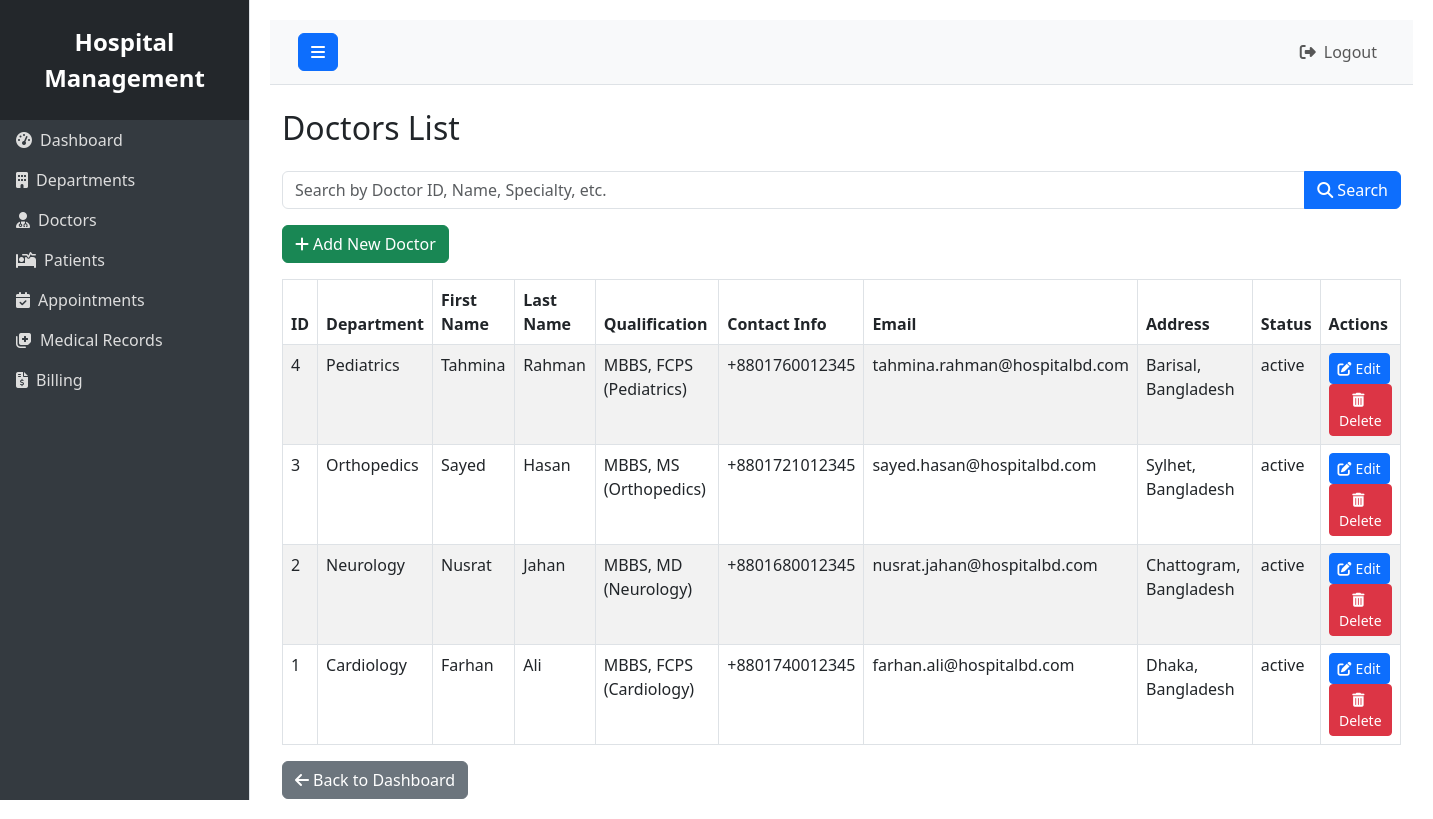
Page /doctors/view_doctors.php (signed in) on the committed database.
### tables this page shows
CREATE TABLE `Doctors` (
  `doctor_id` int(11) NOT NULL,
  `dept_id` int(11) DEFAULT NULL,
  `first_name` varchar(50) NOT NULL,
  `last_name` varchar(50) NOT NULL,
  `qualification` varchar(100) NOT NULL,
  `contact_info` varchar(100) NOT NULL,
  `email` varchar(100) DEFAULT NULL,
  `address` text DEFAULT NULL,
  `availability` varchar(50) DEFAULT NULL,
  `joining_date` date NOT NULL,
  `status` enum('active','inactive') DEFAULT 'active'
);

CREATE TABLE `Departments` (
  `dept_id` int(11) NOT NULL,
  `name` varchar(100) NOT NULL,
  `description` text DEFAULT NULL,
  `status` enum('active','inactive') DEFAULT 'active'
);

### doctors/view_doctors.php (the view)
<?php
include('../includes/header.php');
include('../includes/sidebar.php');
include('../db.php');
$searchQuery = isset($_GET['search']) ? $conn->real_escape_string($_GET['search']) : "";
$query = "SELECT d.*, dp.name AS department_name
          FROM Doctors d
          LEFT JOIN Departments dp ON d.dept_id = dp.dept_id
          WHERE d.doctor_id LIKE '%$searchQuery%'
             OR d.first_name LIKE '%$searchQuery%'
             OR d.last_name LIKE '%$searchQuery%'
             OR dp.name LIKE '%$searchQuery%'
             OR d.contact_info LIKE '%$searchQuery%'
             OR d.email LIKE '%$searchQuery%'
             OR d.address LIKE '%$searchQuery%'
          ORDER BY d.doctor_id DESC";
$result = $conn->query($query);
?>
<div class="container-fluid mt-4">
    <h2 class="mb-4">Doctors List</h2>
    <form method="get" class="mb-3">
        <div class="input-group">
            <input type="text" name="search" class="form-control" placeholder="Search by Doctor ID, Name, Specialty, etc." value="<?php echo htmlspecialchars($searchQuery); ?>">
            <button class="btn btn-primary" type="submit">
                <i class="fas fa-search me-1"></i>Search
            </button>
        </div>
    </form>
    <a href="add.php" class="btn btn-success mb-3">
        <i class="fas fa-plus me-1"></i>Add New Doctor
    </a>
    <table class="table table-bordered table-striped">
        <thead>
            <tr>
                <th>ID</th>
                <th>Department</th>
                <th>First Name</th>
                <th>Last Name</th>
                <th>Qualification</th>
                <th>Contact Info</th>
                <th>Email</th>
                <th>Address</th>
                <th>Status</th>
                <th>Actions</th>
            </tr>
        </thead>
        <tbody>
            <?php if ($result->num_rows > 0): ?>
                <?php while ($row = $result->fetch_assoc()) { ?>
                <tr>
                    <td><?php echo htmlspecialchars($row['doctor_id']); ?></td>
                    <td><?php echo htmlspecialchars($row['department_name']); ?></td>
                    <td><?php echo htmlspecialchars($row['first_name']); ?></td>
                    <td><?php echo htmlspecialchars($row['last_name']); ?></td>
                    <td><?php echo htmlspecialchars($row['qualification']); ?></td>
                    <td><?php echo htmlspecialchars($row['contact_info']); ?></td>
                    <td><?php echo htmlspecialchars($row['email']); ?></td>
                    <td><?php echo htmlspecialchars($row['address']); ?></td>
                    <td><?php echo htmlspecialchars($row['status']); ?></td>
                    <td>
                        <a href="update.php?id=<?php echo htmlspecialchars($row['doctor_id']); ?>" class="btn btn-sm btn-primary">
                            <i class="fas fa-edit me-1"></i>Edit
                        </a>
                        <a href="delete.php?id=<?php echo htmlspecialchars($row['doctor_id']); ?>" class="btn btn-sm btn-danger" onclick="return confirm('Are you sure you want to delete this doctor?')">
                            <i class="fas fa-trash-alt me-1"></i>Delete
                        </a>
                    </td>
                </tr>
                <?php } ?>
            <?php else: ?>
                <tr>
                    <td colspan="11" class="text-center">No doctors found.</td>
                </tr>
            <?php endif; ?>
        </tbody>
    </table>
    <a href="../index.php" class="btn btn-secondary">
        <i class="fas fa-arrow-left me-1"></i>Back to Dashboard
    </a>
</div>
<?php
include('../includes/footer.php');
?>

### rows in the picture
doctors: doctor_id "4", dept.name "Pediatrics", first_name "Tahmina", last_name "Rahman", qualification "MBBS, FCPS (Pediatrics)", contact_info "+8801760012345", email "tahmina.rahman@hospitalbd.com", address "Barisal, Bangladesh", status "active"
doctors: doctor_id "3", dept.name "Orthopedics", first_name "Sayed", last_name "Hasan", qualification "MBBS, MS (Orthopedics)", contact_info "+8801721012345", email "sayed.hasan@hospitalbd.com", address "Sylhet, Bangladesh", status "active"
doctors: doctor_id "2", dept.name "Neurology", first_name "Nusrat", last_name "Jahan", qualification "MBBS, MD (Neurology)", contact_info "+8801680012345", email "nusrat.jahan@hospitalbd.com", address "Chattogram, Bangladesh", status "active"
doctors: doctor_id "1", dept.name "Cardiology", first_name "Farhan", last_name "Ali", qualification "MBBS, FCPS (Cardiology)", contact_info "+8801740012345", email "farhan.ali@hospitalbd.com", address "Dhaka, Bangladesh", status "active"
